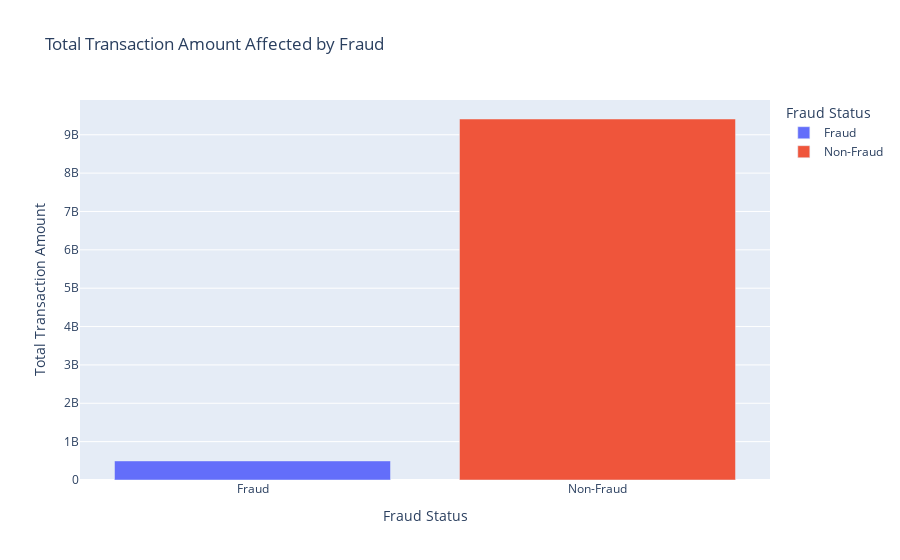

The cell this chart's notebook holds for it:
### Code cell
# Grouping the data to get the total transaction amount affected by fraud
fraud_transactions = df[df["Is_Fraud"] == 1]['Transaction_Amount'].sum()
non_fraud_transactions = df[df["Is_Fraud"] == 0]['Transaction_Amount'].sum()

# Creating a dictionary for visualization
data = {
    'Fraud Status': ['Fraud', 'Non-Fraud'],
    'Total Transaction Amount': [fraud_transactions, non_fraud_transactions]
}

# Creating a bar plot using Plotly
fig = px.bar(data, x='Fraud Status', y='Total Transaction Amount',
             title='Total Transaction Amount Affected by Fraud',
             labels={'Fraud Status': 'Fraud Status', 'Total Transaction Amount': 'Total Transaction Amount'},
             color='Fraud Status')

# Display the plot
fig.show()

### Figure 1 — Plotly figure (JSON) as saved in the notebook; plotly's stock layout.template omitted (floating-point values rounded to 4 significant figures)
{"data": [{"hovertemplate": "Fraud Status=%{x}<br>Total Transaction Amount=%{y}<extra></extra>", "legendgroup": "Fraud", "marker": {"color": "#636efa", "pattern": {"shape": ""}}, "name": "Fraud", "orientation": "v", "showlegend": true, "textposition": "auto", "type": "bar", "x": ["Fraud"], "xaxis": "x", "y": [497100000.0], "yaxis": "y"}, {"hovertemplate": "Fraud Status=%{x}<br>Total Transaction Amount=%{y}<extra></extra>", "legendgroup": "Non-Fraud", "marker": {"color": "#EF553B", "pattern": {"shape": ""}}, "name": "Non-Fraud", "orientation": "v", "showlegend": true, "textposition": "auto", "type": "bar", "x": ["Non-Fraud"], "xaxis": "x", "y": [9410000000.0], "yaxis": "y"}], "layout": {"barmode": "relative", "legend": {"title": {"text": "Fraud Status"}, "tracegroupgap": 0}, "title": {"text": "Total Transaction Amount Affected by Fraud"}, "xaxis": {"anchor": "y", "categoryarray": ["Fraud", "Non-Fraud"], "categoryorder": "array", "domain": [0, 1], "title": {"text": "Fraud Status"}}, "yaxis": {"anchor": "x", "domain": [0, 1], "title": {"text": "Total Transaction Amount"}}}}
